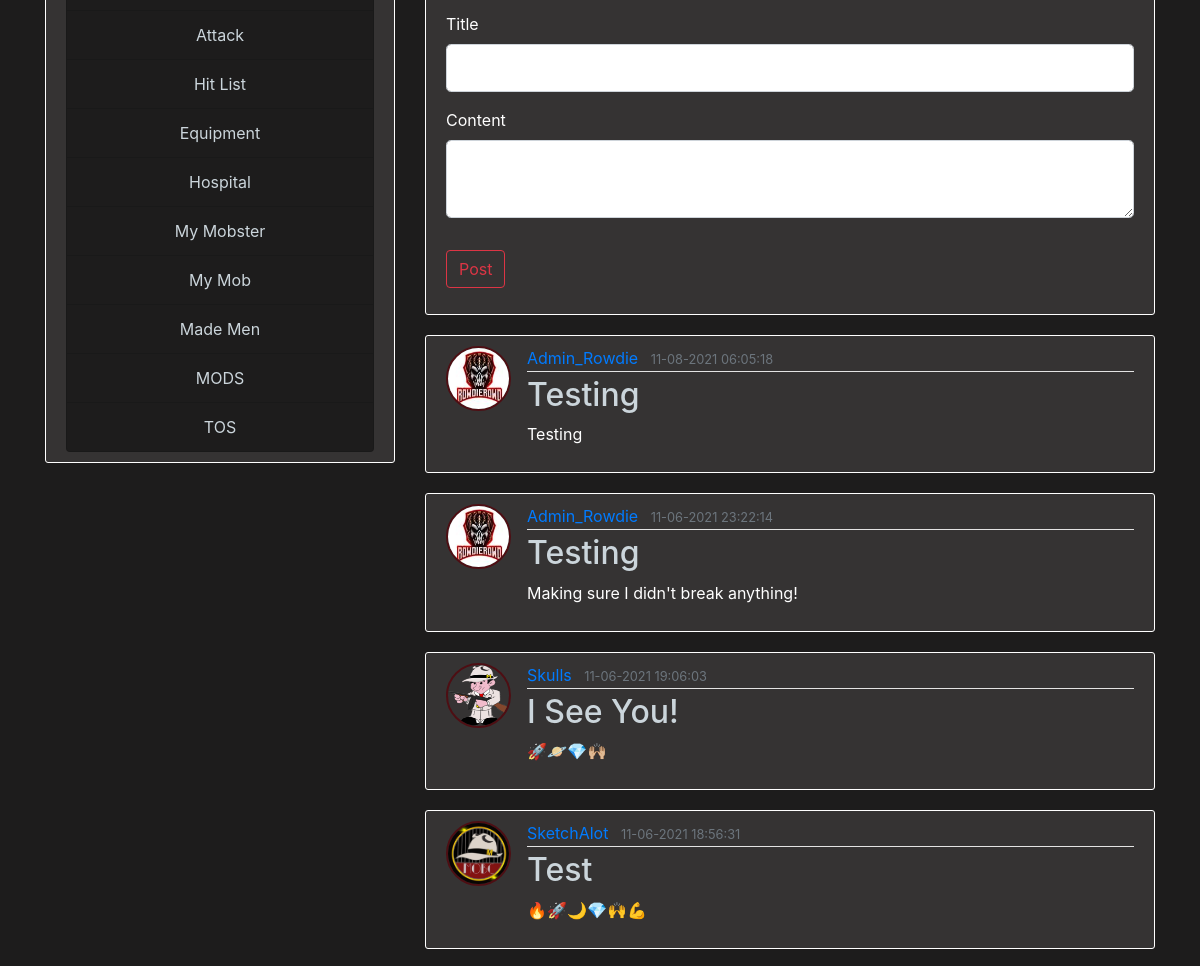
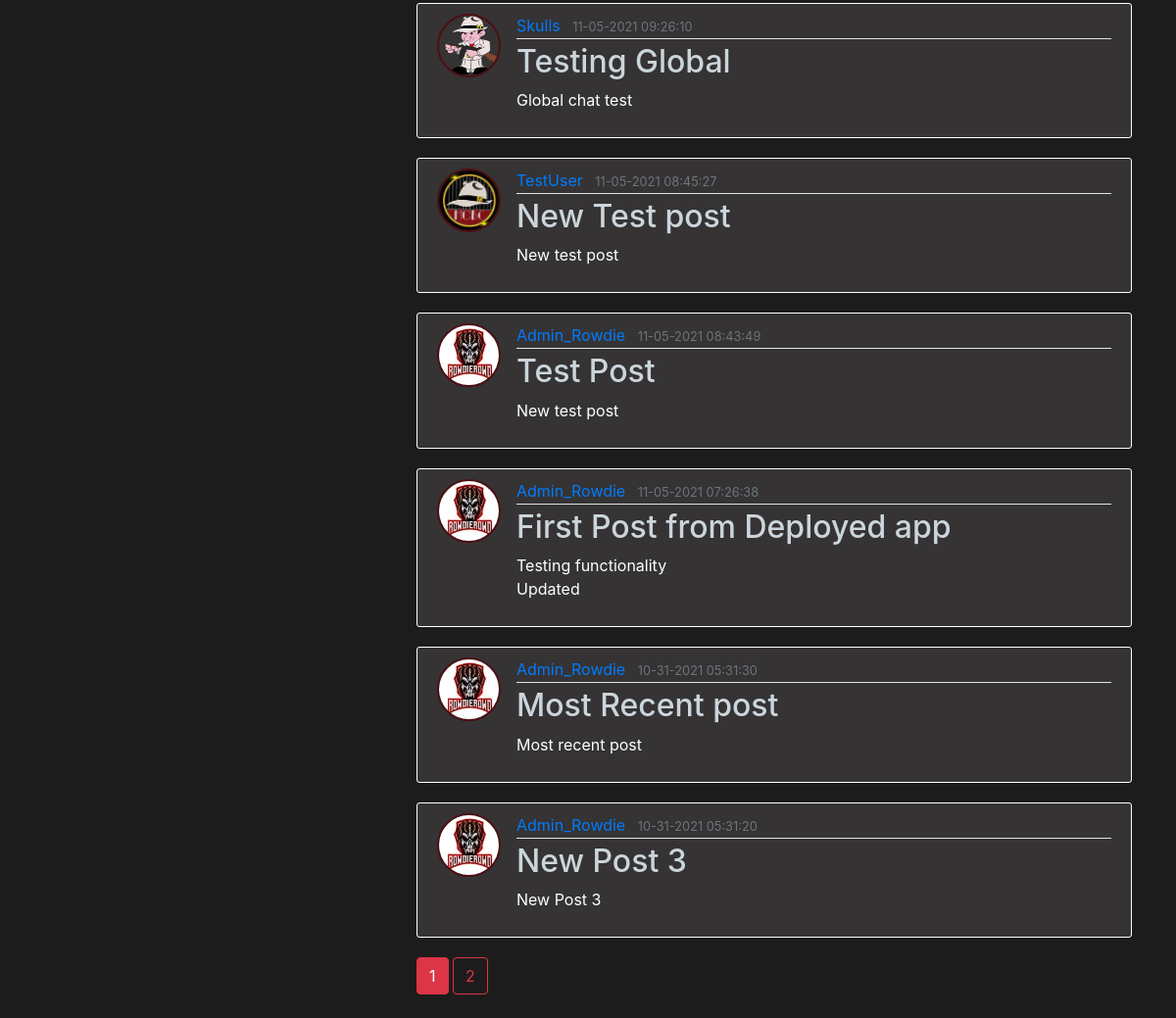
Before: / (signed in, lower part) with the older database file (2 pictures, top to bottom).
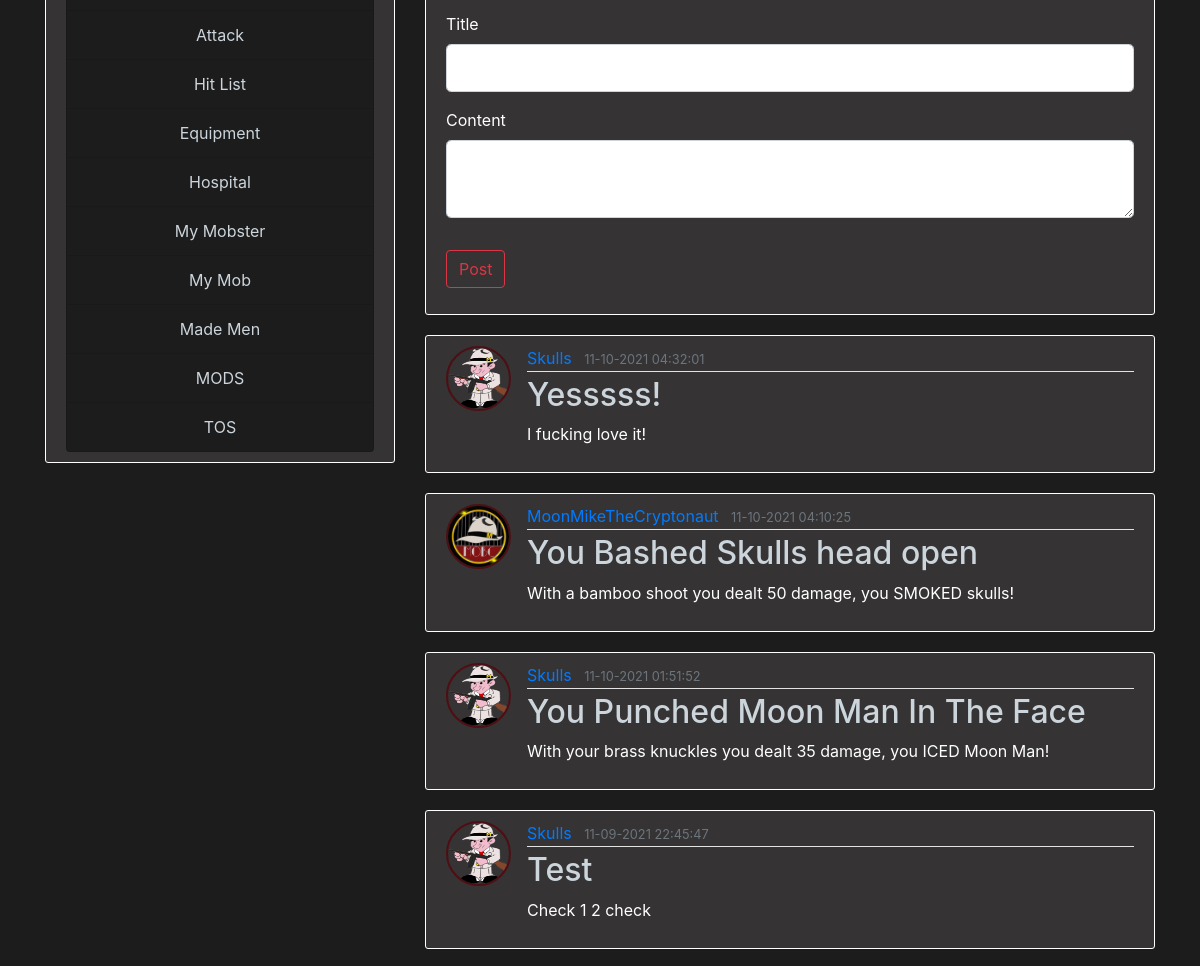
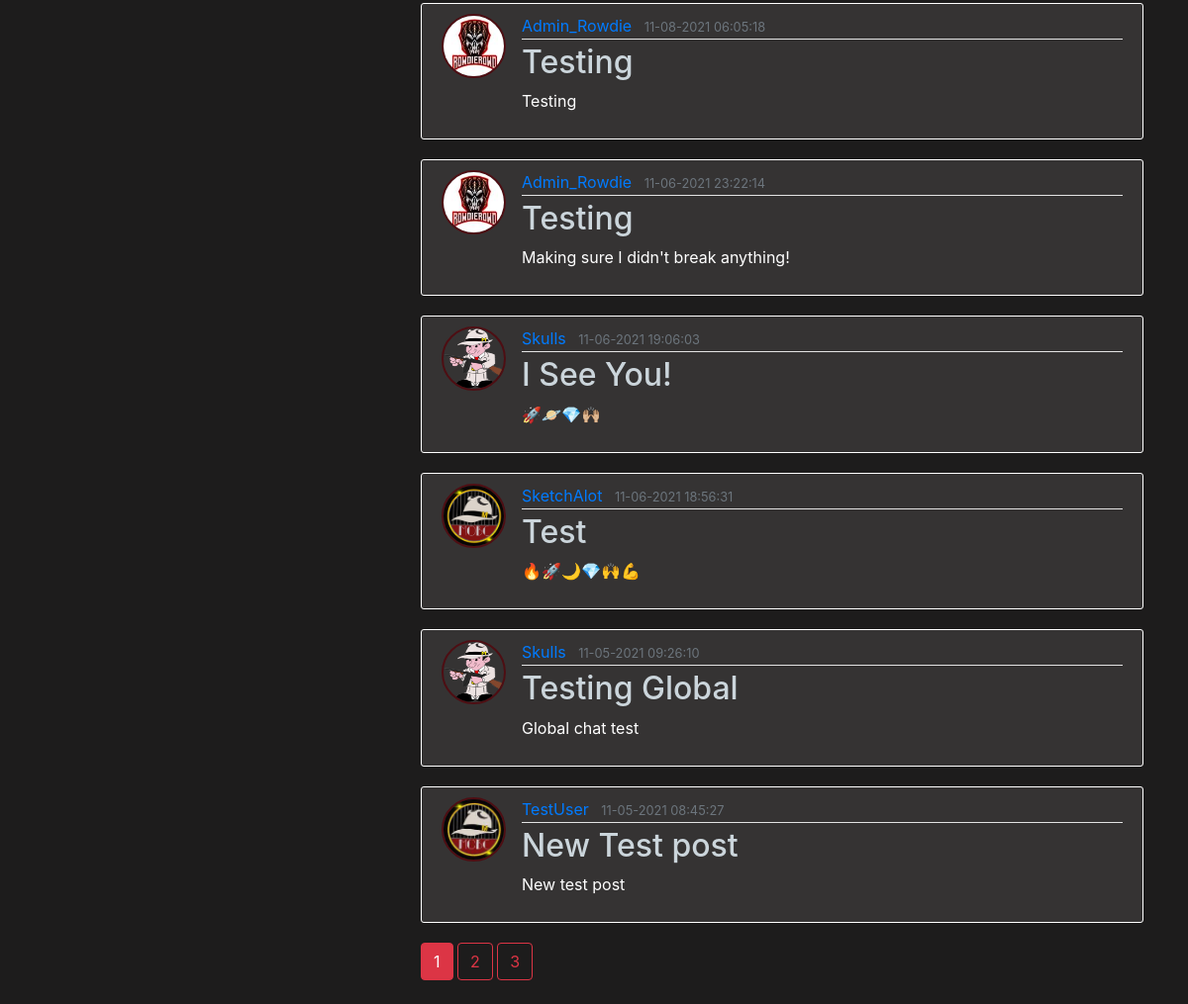
After: the same page with the newer database file (2 pictures, top to bottom).
### mobster/models.py (models this page shows, shortened)
class Post(db.Model):
    id = db.Column(db.Integer, primary_key=True)
    title = db.Column(db.String(100), nullable=False)
    date_posted = db.Column(db.DateTime, nullable=False, default=datetime.utcnow)
    content = db.Column(db.Text, nullable=False)
    user_id = db.Column(db.Integer, db.ForeignKey('user.id'), nullable=False)

class User(db.Model, UserMixin):
    id = db.Column(db.Integer, primary_key=True)
    username = db.Column(db.String(22), unique=True, nullable=False)
    email = db.Column(db.String(120), unique=True, nullable=False)
    image_file = db.Column(db.String(20), nullable=False, default='default.jpg')
    password = db.Column(db.String(60), nullable=False)
    posts = db.relationship('Post', backref='author', lazy=True)

### mobster/routes.py (the view)
@app.route("/", methods=['GET', 'POST'])
@login_required
def index():
    page = request.args.get('page', 1, type=int)
    posts = Post.query.order_by(Post.date_posted.desc()).paginate(page=page, per_page=10)
    form = PostForm()
    if form.validate_on_submit():
        post = Post(title=form.title.data, content=form.content.data, author=current_user)
        db.session.add(post)
        db.session.commit()
        flash('Your post has been created!', 'danger')
        return redirect(url_for('index'))
    elif request.method == 'GET':
        return render_template('index.html', posts=posts, form=form, title='Home', legend='Create Post')

### mobster/forms.py
class PostForm(FlaskForm):
    title = StringField('Title', validators=[DataRequired()])
    content = TextAreaField('Content', validators=[DataRequired()])
    submit = SubmitField('Post')

### mobster/models.py (called while the page is built)
@login_manager.user_loader
def load_user(user_id):
    return User.query.get(int(user_id))

### mobster/templates/index.html (shortened to what this page needs)
{% extends "layout.html" %}
{% block body %}
	<div class="content-section">
		<form method="POST" action="">
			<fieldset class="form-group">
				<div class="form-group">
					{{ form.title.label(class="form-control-label") }}
					{% if form.title.errors %}
						{{ form.title(class="form-control form-control-lg is-invalid") }}
						<div class="invalid-feedback">
							{% for error in form.title.errors %}
								<span>{{ error }}</span>
							{% endfor %}
						</div>
					{% else %}
						{{ form.title(class="form-control form-control-lg") }}
					{% endif %}
				</div>
				<div class="form-group">
					{{ form.content.label(class="form-control-label") }}
					{% if form.content.errors %}
						{{ form.content(class="form-control form-control-lg is-invalid") }}
						<div class="invalid-feedback">
							{% for error in form.content.errors %}
								<span>{{ error }}</span>
							{% endfor %}
						</div>
					{% else %}
						{{ form.content(class="form-control form-control-lg") }}
					{% endif %}
				</div>
			</fieldset>
			<div class="form-group">
				{{ form.submit(class="btn btn-outline-danger")}}
			</div>
		</form>
	</div>
	{% for post in posts.items %}
		<article class="media content-section">
			<img class="rounded-circle article-img" src="{{ url_for('static', filename='images/' + post.author.image_file) }}" alt="Article Image">
			<div class="media-body">
		  		<div class="article-metadata">
					<a class="mr-2" href="{{ url_for('user_pages', username=post.author.username) }}">{{ post.author.username }}</a>
					<small class="text-muted">{{ post.date_posted.strftime('%m-%d-%Y %H:%M:%S') }}</small>
		  		</div>
		  		<h2><a class="article-title" href="{{ url_for('post', post_id=post.id) }}">{{ post.title }}</a></h2>
		  		<p class="article-content">{{ post.content }}</p>
			</div>
	  	</article>
	{% endfor %}
	{% for page_num in posts.iter_pages(left_edge=1, right_edge=1, left_current=1, right_current=2) %}
		{% if page_num %}
		  	{% if posts.page == page_num %}
		  		<a class="btn btn-danger mb-4" href="{{ url_for('index', page=page_num) }}">{{ page_num }}</a>
		  	{% else %}
			  	<a class="btn btn-outline-danger mb-4" href="{{ url_for('index', page=page_num) }}">{{ page_num }}</a>
			{% endif %}
		{% else %}
		  	...
		{% endif %}
	{% endfor %}
{% endblock %}

Changed rows visible on the page:
no longer on this page (row unchanged): Post: image_file (picture), author.username "Admin_Rowdie", date_posted "11-05-2021 08:43:49", title "Test Post", content "New test post"
no longer on this page (row unchanged): Post: image_file (picture), author.username "Admin_Rowdie", date_posted "11-05-2021 07:26:38", title "First Post from Deployed app", content "Testing functionality Updated"
no longer on this page (row unchanged): Post: image_file (picture), author.username "Admin_Rowdie", date_posted "10-31-2021 05:31:30", title "Most Recent post", content "Most recent post"
no longer on this page (row unchanged): Post: image_file (picture), author.username "Admin_Rowdie", date_posted "10-31-2021 05:31:20", title "New Post 3", content "New Post 3"
added Post: image_file (picture), author.username "Skulls", date_posted "11-10-2021 04:32:01", title "Yesssss!", content "I fucking love it!"
added Post: image_file (placeholder picture), author.username "MoonMikeTheCryptonaut", date_posted "11-10-2021 04:10:25", title "You Bashed Skulls head open", content "With a bamboo shoot you dealt 50 damage, you SMOKED skulls!"
added Post: image_file (picture), author.username "Skulls", date_posted "11-10-2021 01:51:52", title "You Punched Moon Man In The Face", content "With your brass knuckles you dealt 35 damage, you ICED Moon Man!"
added Post: image_file (picture), author.username "Skulls", date_posted "11-09-2021 22:45:47", title "Test", content "Check 1 2 check"
Other visible differences:
new list line: "3"
